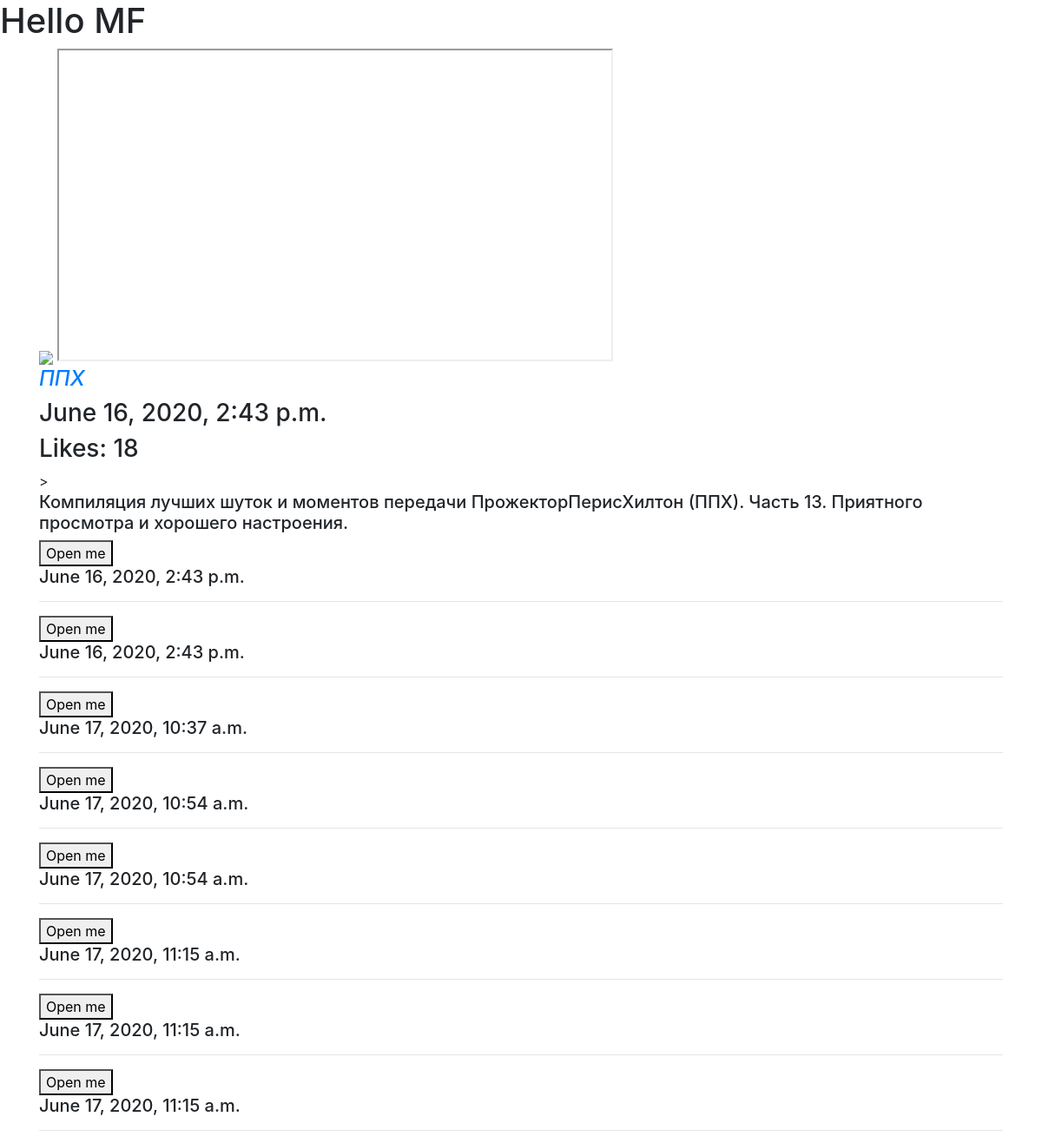
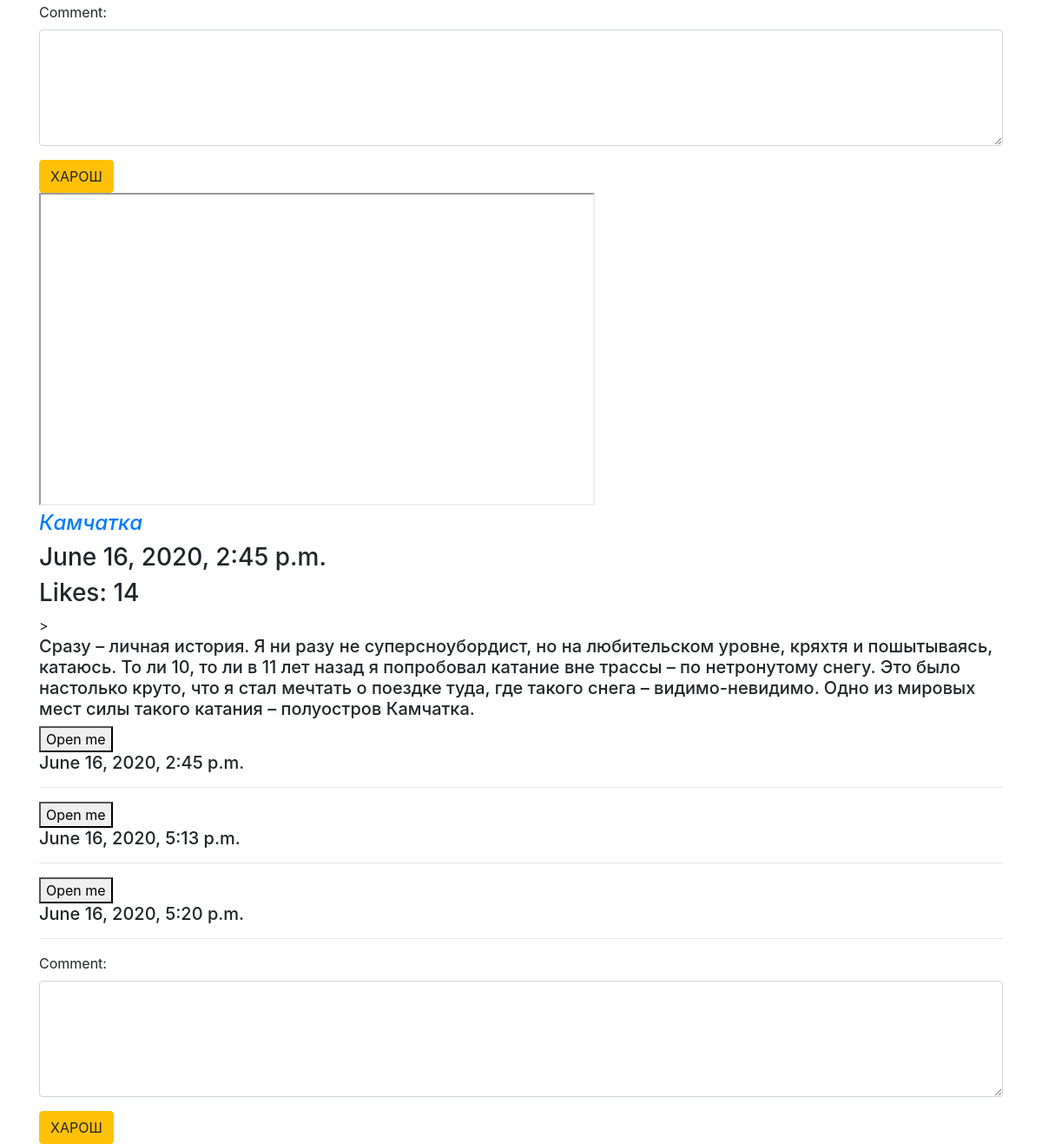
/hello/456/, run on the app's committed database (2 pictures, top to bottom).
### showvideo/models.py (models this page shows, shortened)
class Video(models.Model):
    class Meta:
        verbose_name = "Видео"
        verbose_name_plural = "Куча Видео"
    slug = models.SlugField(unique=True, verbose_name="Слаг", help_text="Слаг должен быть уникальным")
    urls = models.URLField(verbose_name="Урл")
    title = models.CharField(max_length=150,verbose_name="Название")
    date = models.DateTimeField(auto_now_add=True,verbose_name="Дата")
    description = models.TextField(verbose_name="Описание", null=True, blank=True)
    likes = models.PositiveIntegerField(default=0,verbose_name="Нравится")

class Comment(models.Model):
    text = models.TextField()
    date = models.DateTimeField(auto_now_add=True)
    comment_video = models.ForeignKey(Video, on_delete=models.CASCADE, related_name="comment")

### showvideo/views.py (the view)
# urls.py: re_path("456/", views.world, name="main_page"),
def world(request):
    response = {"name": "Kirill", "d":34, "arr": [1, 2, 3, 4]}
    response["content"] = Video.objects.all()
    return render(request, "index.html", response)

### showvideo/templates/index.html (shortened to what this page needs)
{% extends "main_template.html" %}
{% load static %}
{% block video %}
    <img src="{% static "Kotik" %}">
{% for video in content %}
    <iframe width="640" height="360" src="{{video.urls}}"></iframe>
        <a href={% url "one_video" id=video.id %}>
        <h4>
            <i>{{ video.title }}</i>
        </h4>
    <h3> {{ video.date }}</h3>
    <h3 class="like" id="{{ video.id }}">Likes: {{ video.likes }}</h3>>
    <h5>{{ video.description }}</h5>
    {% for com in video.comment.all %}
        <button data-toggle="collapse" data-target="#demo{{ com.id }}">Open me</button>
        <h5> {{com.date  }}</h5>
        <hr>
    {% endfor %}
    {% include "test.html" with some_id=video.id %}
{% endfor %}
{% endblock %}

### showvideo/templates/main_template.html (shortened to what this page needs)
<!DOCTYPE html>
<html lang="en">
<head>
    <link rel="stylesheet" href="https://maxcdn.bootstrapcdn.com/bootstrap/4.5.0/css/bootstrap.min.css">
</head>
<body>
<h1>Hello MF</h1>
<div class="container">
    {% block video %}
    {% endblock %}
</div>
</body>
</html>

### showvideo/templates/test.html
{% load static %}
<form>
        <div class="form-group">
        <label for="comment">Comment:</label>
        <textarea class="form-control" rows="5" name="com"></textarea>
        </div>
        <button type="submit" class="btn btn-warning">ХАРОШ</button>
    </form>

### data on the page
Video: title "ППХ", date "June 16, 2020, 2:43 p.m.", likes "18", description "Компиляция лучших шуток и моментов передачи ПрожекторПерисХилтон (ППХ). Часть 13. Приятного просмотра и хорошего настроения."
Comment: date "June 16, 2020, 2:43 p.m."
Comment: date "June 16, 2020, 2:43 p.m."
Comment: date "June 17, 2020, 10:37 a.m."
Comment: date "June 17, 2020, 10:54 a.m."
Comment: date "June 17, 2020, 10:54 a.m."
Comment: date "June 17, 2020, 11:15 a.m."
Comment: date "June 17, 2020, 11:15 a.m."
Comment: date "June 17, 2020, 11:15 a.m."
Video: title "Камчатка", date "June 16, 2020, 2:45 p.m.", likes "14", description "Сразу – личная история. Я ни разу не суперсноубордист, но на любительском уровне, кряхтя и пошытываясь, катаюсь. То ли 10, то ли в 11 лет назад я попробовал катание вне трассы – по нетронутому снегу. Это было настолько круто, что я стал мечтать о поездке туда, где такого снега – видимо-невидимо. Одно из мировых мест силы такого катания – полуостров Камчатка."
Comment: date "June 16, 2020, 2:45 p.m."
Comment: date "June 16, 2020, 5:13 p.m."
Comment: date "June 16, 2020, 5:20 p.m."
